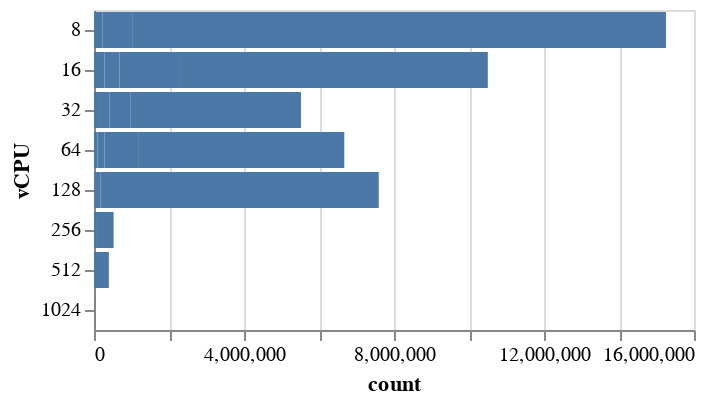

Notebook code cell kept with this figure:
### Code cell
import duckdb
import altair as alt

sf_sizes = duckdb.query(
"""
select warehouseSize * perServerCores as vCPU, count(*) as count 
from 'snowset/part.*.parquet' 
group by all 
having vCPU >= 8 
order by all"""
).df()

alt.Chart(sf_sizes).mark_bar().encode(x='count:Q', y='vCPU:N')

### Figure 1 — Vega-Lite specification as saved in the notebook (floating-point values rounded to 4 significant figures)
{"config": {"view": {"continuousWidth": 300, "continuousHeight": 300}}, "data": {"name": "data-8b6981af2edf03a6098243ce3cbdd482"}, "mark": {"type": "bar"}, "encoding": {"x": {"field": "count", "type": "quantitative"}, "y": {"field": "vCPU", "type": "nominal"}}, "$schema": "https://vega.github.io/schema/vega-lite/v5.17.0.json", "datasets": {"data-8b6981af2edf03a6098243ce3cbdd482": [{"vCPU": 8, "count": 221415}, {"vCPU": 8, "count": 814994}, {"vCPU": 8, "count": 1950442}, {"vCPU": 8, "count": 12266290}, {"vCPU": 16, "count": 276697}, {"vCPU": 16, "count": 402603}, {"vCPU": 16, "count": 1615171}, {"vCPU": 16, "count": 8207010}, {"vCPU": 32, "count": 134293}, {"vCPU": 32, "count": 282311}, {"vCPU": 32, "count": 551435}, {"vCPU": 32, "count": 4550876}, {"vCPU": 64, "count": 95415}, {"vCPU": 64, "count": 186360}, {"vCPU": 64, "count": 915366}, {"vCPU": 64, "count": 5477515}, {"vCPU": 128, "count": 613}, {"vCPU": 128, "count": 45657}, {"vCPU": 128, "count": 122953}, {"vCPU": 128, "count": 7423995}, {"vCPU": 256, "count": 268}, {"vCPU": 256, "count": 78875}, {"vCPU": 256, "count": 443620}, {"vCPU": 512, "count": 310}, {"vCPU": 512, "count": 395439}, {"vCPU": 1024, "count": 10220}]}}
